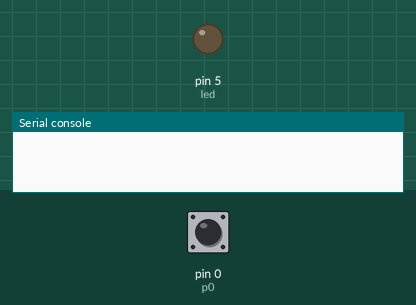
A program run on a simulated MicroPython board. On the bench: output pins drawn as LEDs (lit = HIGH), the last lines printed to the serial console. The test bench sets the inputs (shaded band); at power-on: pin 0 (p0) HIGH.

Above: at 1.2 s.
1.3 s: pin 0 (p0) pulled LOW for 0.15 s
At 2.3 s:
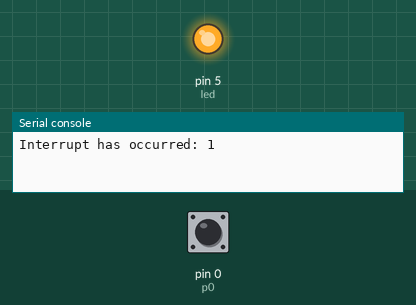
2.9 s: pin 0 (p0) pulled LOW for 1 s
At 3.5 s:
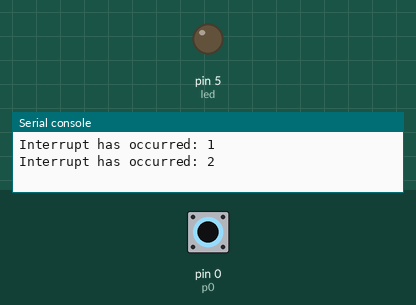
5.4 s: pin 0 (p0) pulled LOW for 3.2 s
At 6.6 s:
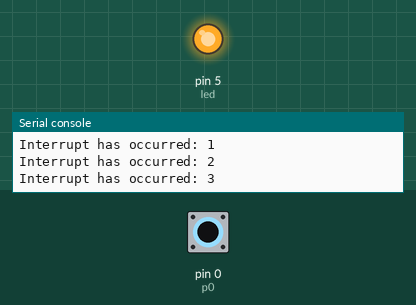
Timing chart, 0 to 8.4 s (numbered marks = the images above; inputs shaded):
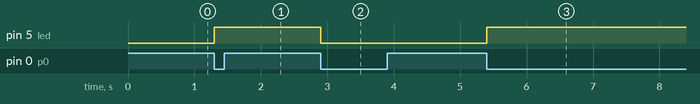

The program:

interrupciones.py
```python
import machine


interruptCounter = 0
totalInterruptsCounter = 0


def callback(pin):
    global interruptCounter
    interruptCounter = interruptCounter+1
    led.value(not led.value())


p0 = machine.Pin(0, machine.Pin.IN, machine.Pin.PULL_UP)
p0.irq(trigger=machine.Pin.IRQ_FALLING, handler=callback)

PIN_LED = 5     # puede cambiar en cada placa
led = machine.Pin(PIN_LED, machine.Pin.OUT)

while True:
    if interruptCounter > 0:
        state = machine.disable_irq()
        interruptCounter = interruptCounter-1
        machine.enable_irq(state)

        totalInterruptsCounter = totalInterruptsCounter+1
        print("Interrupt has occurred: " + str(totalInterruptsCounter))
```

Measured:
- after the input at 1.3 s, pin 5 (led): LOW → HIGH at once
- after the input at 2.9 s, pin 5 (led): HIGH → LOW at once
- after the input at 5.4 s, pin 5 (led): LOW → HIGH at once
